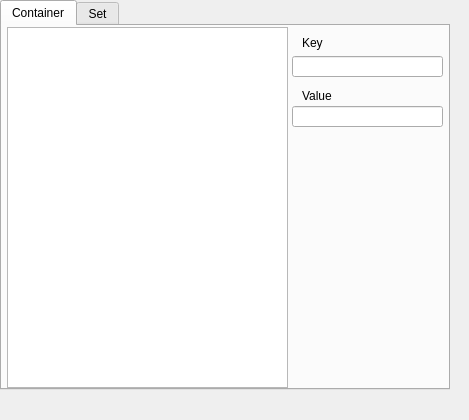
<?xml version="1.0" encoding="UTF-8"?>
<ui version="4.0">
 <class>MainWindow</class>
 <widget class="QMainWindow" name="MainWindow">
  <property name="geometry">
   <rect>
    <x>0</x>
    <y>0</y>
    <width>469</width>
    <height>420</height>
   </rect>
  </property>
  <property name="minimumSize">
   <size>
    <width>450</width>
    <height>420</height>
   </size>
  </property>
  <property name="maximumSize">
   <size>
    <width>600</width>
    <height>420</height>
   </size>
  </property>
  <property name="windowTitle">
   <string>MainWindow</string>
  </property>
  <widget class="QWidget" name="centralwidget">
   <property name="minimumSize">
    <size>
     <width>600</width>
     <height>0</height>
    </size>
   </property>
   <widget class="QTabWidget" name="tabWidget">
    <property name="geometry">
     <rect>
      <x>0</x>
      <y>0</y>
      <width>450</width>
      <height>390</height>
     </rect>
    </property>
    <property name="minimumSize">
     <size>
      <width>450</width>
      <height>390</height>
     </size>
    </property>
    <property name="maximumSize">
     <size>
      <width>450</width>
      <height>390</height>
     </size>
    </property>
    <property name="currentIndex">
     <number>0</number>
    </property>
    <property name="usesScrollButtons">
     <bool>false</bool>
    </property>
    <widget class="QWidget" name="tab">
     <attribute name="title">
      <string>Container</string>
     </attribute>
     <widget class="QListWidget" name="listWidget">
      <property name="geometry">
       <rect>
        <x>5</x>
        <y>1</y>
        <width>281</width>
        <height>361</height>
       </rect>
      </property>
     </widget>
     <widget class="QLineEdit" name="lineEdit">
      <property name="geometry">
       <rect>
        <x>290</x>
        <y>80</y>
        <width>151</width>
        <height>21</height>
       </rect>
      </property>
     </widget>
     <widget class="QLineEdit" name="lineEdit_2">
      <property name="geometry">
       <rect>
        <x>290</x>
        <y>30</y>
        <width>151</width>
        <height>21</height>
       </rect>
      </property>
     </widget>
     <widget class="QLabel" name="label">
      <property name="geometry">
       <rect>
        <x>300</x>
        <y>60</y>
        <width>71</width>
        <height>20</height>
       </rect>
      </property>
      <property name="text">
       <string>Value</string>
      </property>
     </widget>
     <widget class="QLabel" name="label_2">
      <property name="geometry">
       <rect>
        <x>300</x>
        <y>10</y>
        <width>47</width>
        <height>14</height>
       </rect>
      </property>
      <property name="text">
       <string>Key</string>
      </property>
     </widget>
    </widget>
    <widget class="QWidget" name="tab_2">
     <attribute name="title">
      <string>Set</string>
     </attribute>
    </widget>
   </widget>
  </widget>
 </widget>
 <resources/>
 <connections/>
</ui>
